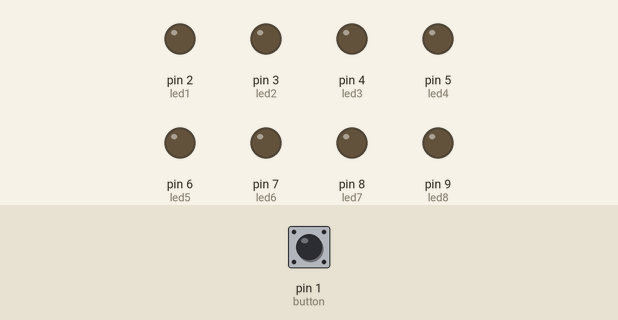
Recording of a sketch running on a simulated Arduino Uno, built with avr-gcc and run on an emulated ATmega328P. On the bench: output pins drawn as LEDs (lit = HIGH). Dashed ring = blinking. The test bench sets the inputs (shaded band); at power-on: pin 1 (button) LOW.

Above: at 1.2 s.
1.3 s: pin 1 (button) pulled HIGH for 0.15 s
At 1.45 s:
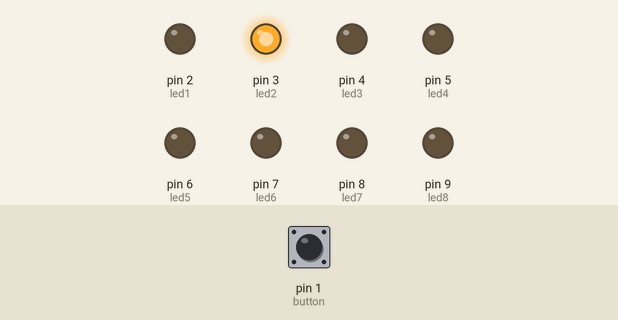
At 1.85 s:
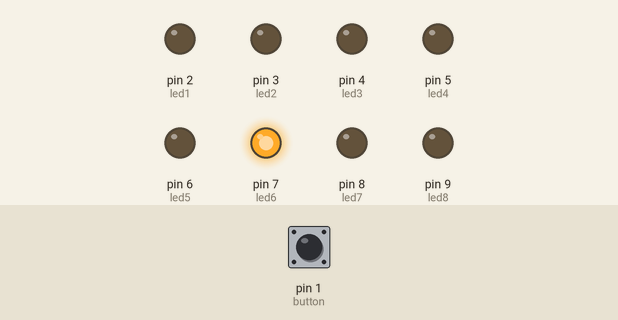
4.3 s: pin 1 (button) pulled HIGH for 3.2 s
At 4.55 s:
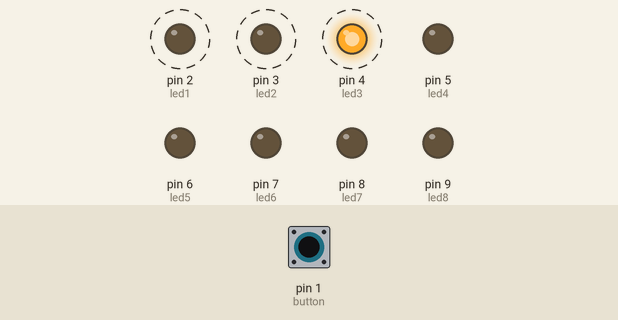
Timing chart, 0 to 9.0 s (numbered marks = the images above; inputs shaded):
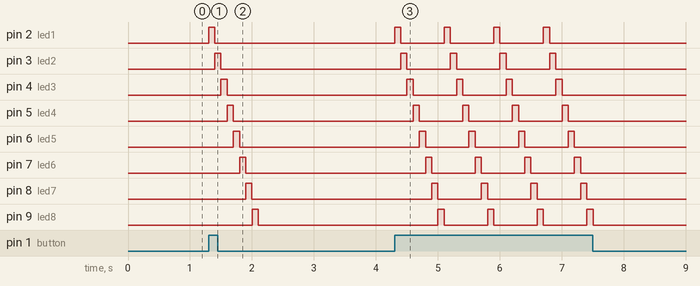

The sketch:

seta.ino
```cpp
int led1 = 2;
int led2 = 3;
int led3 = 4;
int led4 = 5;
int led5 = 6;
int led6 = 7;
int led7 = 8;
int led8 = 9;
int d = 100;
int button = 1;

void setup() {

  pinMode(led1, OUTPUT);
  pinMode(led2, OUTPUT);
  pinMode(led3, OUTPUT);
  pinMode(led4, OUTPUT);
  pinMode(led5, OUTPUT);
  pinMode(led6, OUTPUT);
  pinMode(led7, OUTPUT);
  pinMode(led8, OUTPUT);
  pinMode(button, INPUT);

}

void loop() {

  int button_state = digitalRead(button);

  if(button_state == HIGH){
    digitalWrite(led1, HIGH);
    delay(d);
    digitalWrite(led1, LOW);
    digitalWrite(led2, HIGH);
    delay(d);
    digitalWrite(led2, LOW);
    digitalWrite(led3, HIGH);
    delay(d);
    digitalWrite(led3, LOW);
    digitalWrite(led4, HIGH);
    delay(d);
    digitalWrite(led4, LOW);
    digitalWrite(led5, HIGH);
    delay(d);
    digitalWrite(led5, LOW);
    digitalWrite(led6, HIGH);
    delay(d);
    digitalWrite(led6, LOW);
    digitalWrite(led7, HIGH);
    delay(d);
    digitalWrite(led7, LOW);
     digitalWrite(led8, HIGH);
    delay(d);
    digitalWrite(led8, LOW);

  }

}
```

Measured:
- after the input at 1.3 s, pin 2 (led1): LOW → HIGH at once, → LOW 0.10 s later; pin 3 (led2): LOW → HIGH after 0.10 s, → LOW 0.10 s later; pin 4 (led3): LOW → HIGH after 0.20 s, → LOW 0.10 s later; pin 5 (led4): LOW → HIGH after 0.30 s, → LOW 0.10 s later; pin 6 (led5): LOW → HIGH after 0.40 s, → LOW 0.10 s later
- after the input at 4.3 s, pin 2 (led1): alternates HIGH for 0.10 s and LOW for 0.70 s, 8 changes in all, then stays LOW, starting at once; pin 3 (led2): alternates HIGH for 0.10 s and LOW for 0.70 s, 8 changes in all, then stays LOW, starting after 0.10 s
